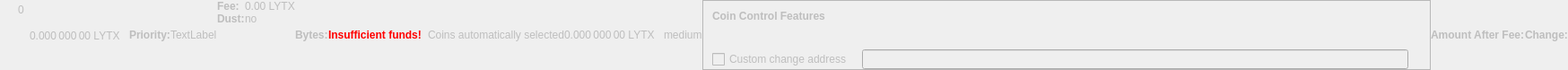
    <widget class="QWidget" name="dummyHideWidget" native="true">
     <property name="enabled">
      <bool>false</bool>
     </property>
     <property name="maximumSize">
      <size>
       <width>100</width>
       <height>22</height>
      </size>
     </property>
     <layout class="QHBoxLayout" name="dummyHideLayout">
      <property name="spacing">
       <number>0</number>
      </property>
      <property name="leftMargin">
       <number>0</number>
      </property>
      <property name="topMargin">
       <number>0</number>
      </property>
      <property name="rightMargin">
       <number>0</number>
      </property>
      <property name="bottomMargin">
       <number>0</number>
      </property>
      <item>
       <layout class="QFormLayout" name="formLayoutCoinControl1">
        <property name="horizontalSpacing">
         <number>10</number>
        </property>
        <property name="verticalSpacing">
         <number>14</number>
        </property>
        <property name="leftMargin">
         <number>10</number>
        </property>
        <property name="topMargin">
         <number>4</number>
        </property>
        <property name="rightMargin">
         <number>6</number>
        </property>
        <item row="0" column="1">
         <widget class="QLabel" name="labelCoinControlBytes">
          <property name="cursor">
           <cursorShape>IBeamCursor</cursorShape>
          </property>
          <property name="contextMenuPolicy">
           <enum>Qt::ActionsContextMenu</enum>
          </property>
          <property name="text">
           <string notr="true">0</string>
          </property>
          <property name="textInteractionFlags">
           <set>Qt::LinksAccessibleByMouse|Qt::TextSelectableByKeyboard|Qt::TextSelectableByMouse</set>
          </property>
         </widget>
        </item>
       </layout>
      </item>
      <item>
       <widget class="QLabel" name="labelCoinControlAfterFee">
        <property name="enabled">
         <bool>false</bool>
        </property>
        <property name="sizePolicy">
         <sizepolicy hsizetype="Fixed" vsizetype="Fixed">
          <horstretch>0</horstretch>
          <verstretch>0</verstretch>
         </sizepolicy>
        </property>
        <property name="minimumSize">
         <size>
          <width>111</width>
          <height>12</height>
         </size>
        </property>
        <property name="maximumSize">
         <size>
          <width>111</width>
          <height>12</height>
         </size>
        </property>
        <property name="cursor">
         <cursorShape>IBeamCursor</cursorShape>
        </property>
        <property name="contextMenuPolicy">
         <enum>Qt::ActionsContextMenu</enum>
        </property>
        <property name="text">
         <string notr="true">0.000 000 00 LYTX</string>
        </property>
        <property name="textInteractionFlags">
         <set>Qt::LinksAccessibleByMouse|Qt::TextSelectableByKeyboard|Qt::TextSelectableByMouse</set>
        </property>
       </widget>
      </item>
      <item>
       <widget class="QLabel" name="labelCoinControlPriorityText">
        <property name="enabled">
         <bool>false</bool>
        </property>
        <property name="font">
         <font>
          <weight>75</weight>
          <bold>true</bold>
         </font>
        </property>
        <property name="text">
         <string>Priority:</string>
        </property>
       </widget>
      </item>
      <item>
       <layout class="QHBoxLayout" name="horizontalLayout">
        <item>
         <widget class="QLabel" name="WarningLabel">
          <property name="text">
           <string>TextLabel</string>
          </property>
         </widget>
        </item>
       </layout>
      </item>
      <item>
       <layout class="QFormLayout" name="formLayoutCoinControl3">
        <property name="horizontalSpacing">
         <number>0</number>
        </property>
        <property name="verticalSpacing">
         <number>0</number>
        </property>
        <property name="leftMargin">
         <number>0</number>
        </property>
        <property name="topMargin">
         <number>0</number>
        </property>
        <property name="rightMargin">
         <number>0</number>
        </property>
        <item row="0" column="0">
         <widget class="QLabel" name="labelCoinControlFeeText">
          <property name="enabled">
           <bool>false</bool>
          </property>
          <property name="font">
           <font>
            <weight>75</weight>
            <bold>true</bold>
           </font>
          </property>
          <property name="text">
           <string>Fee:</string>
          </property>
          <property name="margin">
           <number>0</number>
          </property>
         </widget>
        </item>
        <item row="0" column="1">
         <widget class="QLabel" name="labelCoinControlFee">
          <property name="enabled">
           <bool>false</bool>
          </property>
          <property name="cursor">
           <cursorShape>IBeamCursor</cursorShape>
          </property>
          <property name="contextMenuPolicy">
           <enum>Qt::ActionsContextMenu</enum>
          </property>
          <property name="text">
           <string notr="true">0.00 LYTX</string>
          </property>
          <property name="textInteractionFlags">
           <set>Qt::LinksAccessibleByMouse|Qt::TextSelectableByKeyboard|Qt::TextSelectableByMouse</set>
          </property>
         </widget>
        </item>
        <item row="1" column="0">
         <widget class="QLabel" name="labelCoinControlLowOutputText">
          <property name="enabled">
           <bool>false</bool>
          </property>
          <property name="font">
           <font>
            <weight>75</weight>
            <bold>true</bold>
           </font>
          </property>
          <property name="text">
           <string>Dust:</string>
          </property>
         </widget>
        </item>
        <item row="1" column="1">
         <widget class="QLabel" name="labelCoinControlLowOutput">
          <property name="enabled">
           <bool>false</bool>
          </property>
          <property name="cursor">
           <cursorShape>IBeamCursor</cursorShape>
          </property>
          <property name="contextMenuPolicy">
           <enum>Qt::ActionsContextMenu</enum>
          </property>
          <property name="text">
           <string>no</string>
          </property>
          <property name="textInteractionFlags">
           <set>Qt::LinksAccessibleByMouse|Qt::TextSelectableByKeyboard|Qt::TextSelectableByMouse</set>
          </property>
         </widget>
        </item>
       </layout>
      </item>
      <item>
       <widget class="QLabel" name="labelCoinControlBytesText">
        <property name="enabled">
         <bool>false</bool>
        </property>
        <property name="font">
         <font>
          <weight>75</weight>
          <bold>true</bold>
         </font>
        </property>
        <property name="text">
         <string>Bytes:</string>
        </property>
       </widget>
      </item>
      <item>
       <layout class="QFormLayout" name="formLayoutCoinControl2">
        <property name="horizontalSpacing">
         <number>0</number>
        </property>
        <property name="verticalSpacing">
         <number>0</number>
        </property>
        <property name="leftMargin">
         <number>0</number>
        </property>
        <property name="topMargin">
         <number>0</number>
        </property>
        <property name="rightMargin">
         <number>0</number>
        </property>
       </layout>
      </item>
      <item>
       <layout class="QHBoxLayout" name="horizontalLayoutCoinControl2">
        <property name="spacing">
         <number>0</number>
        </property>
        <property name="bottomMargin">
         <number>0</number>
        </property>
       </layout>
      </item>
      <item>
       <widget class="QLabel" name="labelCoinControlInsuffFunds">
        <property name="enabled">
         <bool>false</bool>
        </property>
        <property name="minimumSize">
         <size>
          <width>0</width>
          <height>0</height>
         </size>
        </property>
        <property name="font">
         <font>
          <weight>75</weight>
          <bold>true</bold>
         </font>
        </property>
        <property name="styleSheet">
         <string notr="true">color:red;font-weight:bold;</string>
        </property>
        <property name="text">
         <string>Insufficient funds!</string>
        </property>
        <property name="margin">
         <number>5</number>
        </property>
       </widget>
      </item>
      <item>
       <layout class="QFormLayout" name="formLayoutCoinControl4">
        <property name="horizontalSpacing">
         <number>0</number>
        </property>
        <property name="verticalSpacing">
         <number>0</number>
        </property>
        <property name="leftMargin">
         <number>0</number>
        </property>
        <property name="topMargin">
         <number>0</number>
        </property>
        <property name="rightMargin">
         <number>0</number>
        </property>
       </layout>
      </item>
      <item>
       <widget class="QLabel" name="labelCoinControlChangeLabel">
        <property name="enabled">
         <bool>false</bool>
        </property>
        <property name="sizePolicy">
         <sizepolicy hsizetype="Preferred" vsizetype="Expanding">
          <horstretch>0</horstretch>
          <verstretch>0</verstretch>
         </sizepolicy>
        </property>
        <property name="minimumSize">
         <size>
          <width>0</width>
          <height>0</height>
         </size>
        </property>
        <property name="text">
         <string/>
        </property>
        <property name="margin">
         <number>3</number>
        </property>
       </widget>
      </item>
      <item>
       <widget class="QLabel" name="labelCoinControlAutomaticallySelected">
        <property name="enabled">
         <bool>false</bool>
        </property>
        <property name="sizePolicy">
         <sizepolicy hsizetype="Fixed" vsizetype="Fixed">
          <horstretch>0</horstretch>
          <verstretch>0</verstretch>
         </sizepolicy>
        </property>
        <property name="minimumSize">
         <size>
          <width>0</width>
          <height>0</height>
         </size>
        </property>
        <property name="maximumSize">
         <size>
          <width>240</width>
          <height>16777215</height>
         </size>
        </property>
        <property name="text">
         <string>Coins automatically selected</string>
        </property>
        <property name="margin">
         <number>5</number>
        </property>
       </widget>
      </item>
      <item>
       <widget class="QLabel" name="labelCoinControlChange">
        <property name="enabled">
         <bool>false</bool>
        </property>
        <property name="sizePolicy">
         <sizepolicy hsizetype="Fixed" vsizetype="Fixed">
          <horstretch>0</horstretch>
          <verstretch>0</verstretch>
         </sizepolicy>
        </property>
        <property name="minimumSize">
         <size>
          <width>111</width>
          <height>0</height>
         </size>
        </property>
        <property name="maximumSize">
         <size>
          <width>111</width>
          <height>16777215</height>
         </size>
        </property>
        <property name="cursor">
         <cursorShape>IBeamCursor</cursorShape>
        </property>
        <property name="contextMenuPolicy">
         <enum>Qt::ActionsContextMenu</enum>
        </property>
        <property name="text">
         <string notr="true">0.000 000 00 LYTX</string>
        </property>
        <property name="textInteractionFlags">
         <set>Qt::LinksAccessibleByMouse|Qt::TextSelectableByKeyboard|Qt::TextSelectableByMouse</set>
        </property>
       </widget>
      </item>
      <item>
       <widget class="QLabel" name="labelCoinControlPriority">
        <property name="enabled">
         <bool>false</bool>
        </property>
        <property name="cursor">
         <cursorShape>IBeamCursor</cursorShape>
        </property>
        <property name="contextMenuPolicy">
         <enum>Qt::ActionsContextMenu</enum>
        </property>
        <property name="text">
         <string>medium</string>
        </property>
        <property name="textInteractionFlags">
         <set>Qt::LinksAccessibleByMouse|Qt::TextSelectableByKeyboard|Qt::TextSelectableByMouse</set>
        </property>
       </widget>
      </item>
      <item>
       <widget class="QFrame" name="frameCoinControl">
        <property name="sizePolicy">
         <sizepolicy hsizetype="Expanding" vsizetype="Expanding">
          <horstretch>0</horstretch>
          <verstretch>0</verstretch>
         </sizepolicy>
        </property>
        <property name="maximumSize">
         <size>
          <width>16777215</width>
          <height>16777215</height>
         </size>
        </property>
        <property name="frameShape">
         <enum>QFrame::StyledPanel</enum>
        </property>
        <property name="frameShadow">
         <enum>QFrame::Sunken</enum>
        </property>
        <layout class="QVBoxLayout" name="verticalLayoutCoinControl2_2">
         <property name="spacing">
          <number>0</number>
         </property>
         <property name="leftMargin">
          <number>0</number>
         </property>
         <property name="topMargin">
          <number>0</number>
         </property>
         <property name="rightMargin">
          <number>0</number>
         </property>
         <property name="bottomMargin">
          <number>0</number>
         </property>
         <item>
          <layout class="QVBoxLayout" name="verticalLayoutCoinControl" stretch="0,0,0,1">
           <property name="spacing">
            <number>0</number>
           </property>
           <property name="leftMargin">
            <number>10</number>
           </property>
           <property name="topMargin">
            <number>10</number>
           </property>
           <item>
            <layout class="QHBoxLayout" name="horizontalLayoutCoinControl1">
             <property name="bottomMargin">
              <number>15</number>
             </property>
             <item>
              <widget class="QLabel" name="labelCoinControlFeatures">
               <property name="enabled">
                <bool>false</bool>
               </property>
               <property name="sizePolicy">
                <sizepolicy hsizetype="Preferred" vsizetype="Maximum">
                 <horstretch>0</horstretch>
                 <verstretch>0</verstretch>
                </sizepolicy>
               </property>
               <property name="font">
                <font>
                 <weight>75</weight>
                 <bold>true</bold>
                </font>
               </property>
               <property name="styleSheet">
                <string notr="true">font-weight:bold;</string>
               </property>
               <property name="text">
                <string>Coin Control Features</string>
               </property>
              </widget>
             </item>
            </layout>
           </item>
           <item>
            <widget class="QWidget" name="widgetCoinControl" native="true">
             <property name="sizePolicy">
              <sizepolicy hsizetype="Preferred" vsizetype="Preferred">
               <horstretch>0</horstretch>
               <verstretch>0</verstretch>
              </sizepolicy>
             </property>
             <property name="minimumSize">
              <size>
               <width>0</width>
               <height>0</height>
              </size>
             </property>
             <property name="styleSheet">
              <string notr="true"/>
             </property>
             <layout class="QHBoxLayout" name="horizontalLayoutCoinControl5_2">
              <property name="leftMargin">
               <number>0</number>
              </property>
              <property name="topMargin">
               <number>0</number>
              </property>
              <property name="rightMargin">
               <number>0</number>
              </property>
              <property name="bottomMargin">
               <number>0</number>
              </property>
              <item>
               <layout class="QHBoxLayout" name="horizontalLayoutCoinControl3">
                <property name="spacing">
                 <number>20</number>
                </property>
                <property name="topMargin">
                 <number>0</number>
                </property>
                <property name="bottomMargin">
                 <number>10</number>
                </property>
               </layout>
              </item>
             </layout>
            </widget>
           </item>
           <item>
            <layout class="QHBoxLayout" name="horizontalLayoutCoinControl4" stretch="0,0,0">
             <property name="spacing">
              <number>12</number>
             </property>
             <property name="sizeConstraint">
              <enum>QLayout::SetDefaultConstraint</enum>
             </property>
             <property name="topMargin">
              <number>5</number>
             </property>
             <property name="rightMargin">
              <number>5</number>
             </property>
             <item>
              <widget class="QCheckBox" name="checkBoxCoinControlChange">
               <property name="enabled">
                <bool>false</bool>
               </property>
               <property name="toolTip">
                <string>If this is activated, but the change address is empty or invalid, change will be sent to a newly generated address.</string>
               </property>
               <property name="text">
                <string>Custom change address</string>
               </property>
              </widget>
             </item>
             <item>
              <widget class="QValidatedLineEdit" name="lineEditCoinControlChange">
               <property name="enabled">
                <bool>false</bool>
               </property>
               <property name="sizePolicy">
                <sizepolicy hsizetype="Expanding" vsizetype="Fixed">
                 <horstretch>0</horstretch>
                 <verstretch>0</verstretch>
                </sizepolicy>
               </property>
              </widget>
             </item>
             <item>
              <widget class="QLabel" name="labelCoinControlChangeLabel_2">
               <property name="sizePolicy">
                <sizepolicy hsizetype="Preferred" vsizetype="Expanding">
                 <horstretch>0</horstretch>
                 <verstretch>0</verstretch>
                </sizepolicy>
               </property>
               <property name="minimumSize">
                <size>
                 <width>0</width>
                 <height>0</height>
                </size>
               </property>
               <property name="text">
                <string/>
               </property>
               <property name="margin">
                <number>3</number>
               </property>
              </widget>
             </item>
            </layout>
           </item>
           <item>
            <spacer name="verticalSpacerCoinControl">
             <property name="orientation">
              <enum>Qt::Vertical</enum>
             </property>
             <property name="sizeHint" stdset="0">
              <size>
               <width>800</width>
               <height>1</height>
              </size>
             </property>
            </spacer>
           </item>
          </layout>
         </item>
        </layout>
       </widget>
      </item>
      <item>
       <widget class="QLabel" name="labelCoinControlAfterFeeText">
        <property name="enabled">
         <bool>false</bool>
        </property>
        <property name="minimumSize">
         <size>
          <width>0</width>
          <height>0</height>
         </size>
        </property>
        <property name="maximumSize">
         <size>
          <width>16777215</width>
          <height>16777215</height>
         </size>
        </property>
        <property name="font">
         <font>
          <weight>75</weight>
          <bold>true</bold>
         </font>
        </property>
        <property name="text">
         <string>Amount After Fee:</string>
        </property>
        <property name="alignment">
         <set>Qt::AlignLeading|Qt::AlignLeft|Qt::AlignVCenter</set>
        </property>
        <property name="margin">
         <number>0</number>
        </property>
       </widget>
      </item>
      <item>
       <widget class="QLabel" name="labelCoinControlChangeText">
        <property name="enabled">
         <bool>false</bool>
        </property>
        <property name="sizePolicy">
         <sizepolicy hsizetype="Preferred" vsizetype="Preferred">
          <horstretch>0</horstretch>
          <verstretch>0</verstretch>
         </sizepolicy>
        </property>
        <property name="minimumSize">
         <size>
          <width>0</width>
          <height>0</height>
         </size>
        </property>
        <property name="maximumSize">
         <size>
          <width>16777215</width>
          <height>16777215</height>
         </size>
        </property>
        <property name="font">
         <font>
          <weight>75</weight>
          <bold>true</bold>
         </font>
        </property>
        <property name="text">
         <string>Change:</string>
        </property>
        <property name="alignment">
         <set>Qt::AlignLeading|Qt::AlignLeft|Qt::AlignVCenter</set>
        </property>
       </widget>
      </item>
     </layout>
    </widget>
